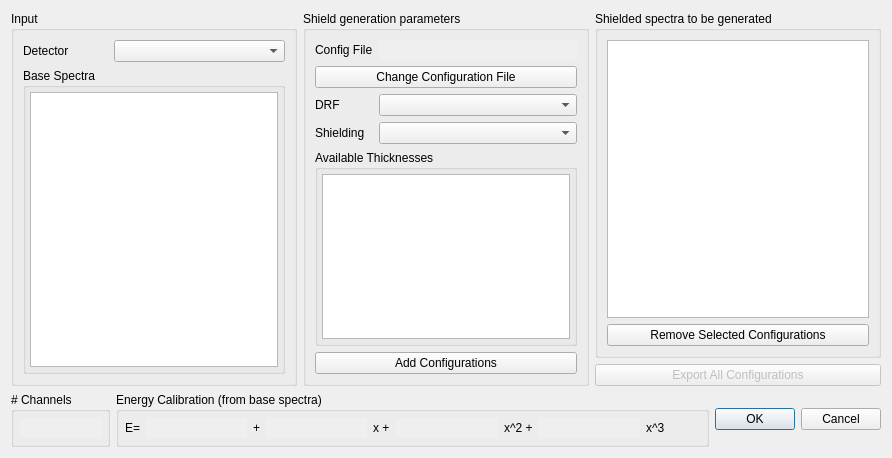
<?xml version="1.0" encoding="UTF-8"?>
<ui version="4.0">
 <class>CreateShieldedBaseSpectraDialog</class>
 <widget class="QDialog" name="CreateShieldedBaseSpectraDialog">
  <property name="geometry">
   <rect>
    <x>0</x>
    <y>0</y>
    <width>892</width>
    <height>458</height>
   </rect>
  </property>
  <property name="sizePolicy">
   <sizepolicy hsizetype="Preferred" vsizetype="Preferred">
    <horstretch>0</horstretch>
    <verstretch>0</verstretch>
   </sizepolicy>
  </property>
  <property name="windowTitle">
   <string>Add Shielding to Base Spectra</string>
  </property>
  <layout class="QGridLayout" name="gridLayout_5">
   <item row="0" column="0">
    <widget class="QGroupBox" name="gboxInput">
     <property name="title">
      <string>Input</string>
     </property>
     <layout class="QGridLayout" name="gridLayout_4" rowstretch="1,10">
      <item row="1" column="0">
       <widget class="QGroupBox" name="gboxBaseSpec">
        <property name="title">
         <string>Base Spectra</string>
        </property>
        <layout class="QVBoxLayout" name="verticalLayout_2">
         <property name="leftMargin">
          <number>4</number>
         </property>
         <property name="topMargin">
          <number>4</number>
         </property>
         <property name="rightMargin">
          <number>4</number>
         </property>
         <property name="bottomMargin">
          <number>4</number>
         </property>
         <item>
          <widget class="QListView" name="lstBaseSpectra">
           <property name="selectionMode">
            <enum>QAbstractItemView::SelectionMode::MultiSelection</enum>
           </property>
          </widget>
         </item>
        </layout>
       </widget>
      </item>
      <item row="0" column="0">
       <layout class="QHBoxLayout" name="hlayoutDetector" stretch="1,2">
        <item>
         <widget class="QLabel" name="labelDetector">
          <property name="text">
           <string>Detector</string>
          </property>
         </widget>
        </item>
        <item>
         <widget class="QComboBox" name="cmbDetectors"/>
        </item>
       </layout>
      </item>
     </layout>
    </widget>
   </item>
   <item row="0" column="1">
    <widget class="QGroupBox" name="gboxGenParams">
     <property name="title">
      <string>Shield generation parameters</string>
     </property>
     <layout class="QGridLayout" name="gridLayout_2">
      <item row="4" column="1">
       <widget class="QComboBox" name="cmbDrf"/>
      </item>
      <item row="6" column="0" colspan="2">
       <widget class="QGroupBox" name="gboxThickness">
        <property name="title">
         <string>Available Thicknesses</string>
        </property>
        <layout class="QVBoxLayout" name="verticalLayout">
         <property name="leftMargin">
          <number>4</number>
         </property>
         <property name="topMargin">
          <number>4</number>
         </property>
         <property name="rightMargin">
          <number>4</number>
         </property>
         <property name="bottomMargin">
          <number>4</number>
         </property>
         <item>
          <widget class="QListView" name="lstThickness">
           <property name="selectionMode">
            <enum>QAbstractItemView::SelectionMode::MultiSelection</enum>
           </property>
          </widget>
         </item>
        </layout>
       </widget>
      </item>
      <item row="5" column="1">
       <widget class="QComboBox" name="cmbShield"/>
      </item>
      <item row="4" column="0">
       <widget class="QLabel" name="labelDrf">
        <property name="text">
         <string>DRF</string>
        </property>
       </widget>
      </item>
      <item row="7" column="0" colspan="2">
       <widget class="QPushButton" name="btnAddConfig">
        <property name="text">
         <string>Add Configurations</string>
        </property>
       </widget>
      </item>
      <item row="1" column="0" colspan="2">
       <widget class="QPushButton" name="btnBrowseConfig">
        <property name="text">
         <string>Change Configuration File</string>
        </property>
       </widget>
      </item>
      <item row="5" column="0">
       <widget class="QLabel" name="labelShielding">
        <property name="text">
         <string>Shielding</string>
        </property>
       </widget>
      </item>
      <item row="0" column="1">
       <widget class="QLineEdit" name="txtConfigPath">
        <property name="enabled">
         <bool>false</bool>
        </property>
        <property name="frame">
         <bool>false</bool>
        </property>
        <property name="readOnly">
         <bool>true</bool>
        </property>
       </widget>
      </item>
      <item row="0" column="0">
       <widget class="QLabel" name="labelConfigPath">
        <property name="text">
         <string>Config File</string>
        </property>
       </widget>
      </item>
     </layout>
    </widget>
   </item>
   <item row="0" column="2">
    <layout class="QVBoxLayout" name="verticalLayout_4">
     <item>
      <widget class="QGroupBox" name="gboxGenSpec">
       <property name="title">
        <string>Shielded spectra to be generated</string>
       </property>
       <layout class="QGridLayout" name="gridLayout_3">
        <item row="1" column="0">
         <widget class="QPushButton" name="btnRemoveConfigs">
          <property name="text">
           <string>Remove Selected Configurations</string>
          </property>
         </widget>
        </item>
        <item row="0" column="0">
         <widget class="QListView" name="lstOutSpecs">
          <property name="selectionMode">
           <enum>QAbstractItemView::SelectionMode::MultiSelection</enum>
          </property>
         </widget>
        </item>
       </layout>
      </widget>
     </item>
     <item>
      <widget class="QPushButton" name="btnExport">
       <property name="enabled">
        <bool>false</bool>
       </property>
       <property name="text">
        <string>Export All Configurations</string>
       </property>
      </widget>
     </item>
    </layout>
   </item>
   <item row="1" column="0" colspan="3">
    <layout class="QGridLayout" name="gridLayout_6">
     <item row="1" column="0">
      <widget class="QGroupBox" name="groupBoxChNum">
       <property name="enabled">
        <bool>true</bool>
       </property>
       <property name="sizePolicy">
        <sizepolicy hsizetype="Preferred" vsizetype="Preferred">
         <horstretch>0</horstretch>
         <verstretch>0</verstretch>
        </sizepolicy>
       </property>
       <property name="title">
        <string># Channels</string>
       </property>
       <layout class="QGridLayout" name="gridLayout">
        <property name="leftMargin">
         <number>6</number>
        </property>
        <property name="topMargin">
         <number>6</number>
        </property>
        <property name="rightMargin">
         <number>6</number>
        </property>
        <property name="bottomMargin">
         <number>6</number>
        </property>
        <item row="0" column="0">
         <widget class="QLineEdit" name="txtChNum">
          <property name="enabled">
           <bool>false</bool>
          </property>
          <property name="frame">
           <bool>false</bool>
          </property>
          <property name="readOnly">
           <bool>true</bool>
          </property>
         </widget>
        </item>
       </layout>
      </widget>
     </item>
     <item row="1" column="1">
      <widget class="QGroupBox" name="groupBoxEcal">
       <property name="sizePolicy">
        <sizepolicy hsizetype="Expanding" vsizetype="Preferred">
         <horstretch>0</horstretch>
         <verstretch>0</verstretch>
        </sizepolicy>
       </property>
       <property name="minimumSize">
        <size>
         <width>0</width>
         <height>0</height>
        </size>
       </property>
       <property name="title">
        <string>Energy Calibration (from base spectra)</string>
       </property>
       <layout class="QHBoxLayout" name="horizontalLayout_4">
        <property name="leftMargin">
         <number>6</number>
        </property>
        <property name="topMargin">
         <number>6</number>
        </property>
        <property name="rightMargin">
         <number>6</number>
        </property>
        <property name="bottomMargin">
         <number>6</number>
        </property>
        <item>
         <widget class="QLabel" name="labelEcaltotE">
          <property name="text">
           <string>E=</string>
          </property>
          <property name="buddy">
           <cstring>txtEcal1</cstring>
          </property>
         </widget>
        </item>
        <item>
         <widget class="QLineEdit" name="txtEcal0">
          <property name="enabled">
           <bool>false</bool>
          </property>
          <property name="frame">
           <bool>false</bool>
          </property>
          <property name="alignment">
           <set>Qt::AlignmentFlag::AlignCenter</set>
          </property>
          <property name="readOnly">
           <bool>true</bool>
          </property>
         </widget>
        </item>
        <item>
         <widget class="QLabel" name="labelEcal0">
          <property name="text">
           <string>+</string>
          </property>
          <property name="buddy">
           <cstring>txtEcal2</cstring>
          </property>
         </widget>
        </item>
        <item>
         <widget class="QLineEdit" name="txtEcal1">
          <property name="enabled">
           <bool>false</bool>
          </property>
          <property name="frame">
           <bool>false</bool>
          </property>
          <property name="alignment">
           <set>Qt::AlignmentFlag::AlignCenter</set>
          </property>
          <property name="readOnly">
           <bool>true</bool>
          </property>
         </widget>
        </item>
        <item>
         <widget class="QLabel" name="labelEcal1">
          <property name="text">
           <string>x +</string>
          </property>
          <property name="buddy">
           <cstring>txtEcal3</cstring>
          </property>
         </widget>
        </item>
        <item>
         <widget class="QLineEdit" name="txtEcal2">
          <property name="enabled">
           <bool>false</bool>
          </property>
          <property name="frame">
           <bool>false</bool>
          </property>
          <property name="alignment">
           <set>Qt::AlignmentFlag::AlignCenter</set>
          </property>
          <property name="readOnly">
           <bool>true</bool>
          </property>
         </widget>
        </item>
        <item>
         <widget class="QLabel" name="labelEcal2">
          <property name="text">
           <string>x^2 +</string>
          </property>
         </widget>
        </item>
        <item>
         <widget class="QLineEdit" name="txtEcal3">
          <property name="enabled">
           <bool>false</bool>
          </property>
          <property name="frame">
           <bool>false</bool>
          </property>
          <property name="alignment">
           <set>Qt::AlignmentFlag::AlignCenter</set>
          </property>
          <property name="readOnly">
           <bool>true</bool>
          </property>
         </widget>
        </item>
        <item>
         <widget class="QLabel" name="labelEcal3">
          <property name="text">
           <string>x^3</string>
          </property>
         </widget>
        </item>
        <item>
         <spacer name="horizontalSpacer_4">
          <property name="orientation">
           <enum>Qt::Orientation::Horizontal</enum>
          </property>
          <property name="sizeHint" stdset="0">
           <size>
            <width>40</width>
            <height>20</height>
           </size>
          </property>
         </spacer>
        </item>
       </layout>
      </widget>
     </item>
     <item row="1" column="2">
      <widget class="QDialogButtonBox" name="buttonBox">
       <property name="orientation">
        <enum>Qt::Orientation::Horizontal</enum>
       </property>
       <property name="standardButtons">
        <set>QDialogButtonBox::StandardButton::Cancel|QDialogButtonBox::StandardButton::Ok</set>
       </property>
      </widget>
     </item>
    </layout>
   </item>
  </layout>
 </widget>
 <resources/>
 <connections>
  <connection>
   <sender>buttonBox</sender>
   <signal>accepted()</signal>
   <receiver>CreateShieldedBaseSpectraDialog</receiver>
   <slot>accept()</slot>
   <hints>
    <hint type="sourcelabel">
     <x>248</x>
     <y>254</y>
    </hint>
    <hint type="destinationlabel">
     <x>157</x>
     <y>274</y>
    </hint>
   </hints>
  </connection>
  <connection>
   <sender>buttonBox</sender>
   <signal>rejected()</signal>
   <receiver>CreateShieldedBaseSpectraDialog</receiver>
   <slot>reject()</slot>
   <hints>
    <hint type="sourcelabel">
     <x>316</x>
     <y>260</y>
    </hint>
    <hint type="destinationlabel">
     <x>286</x>
     <y>274</y>
    </hint>
   </hints>
  </connection>
 </connections>
</ui>
